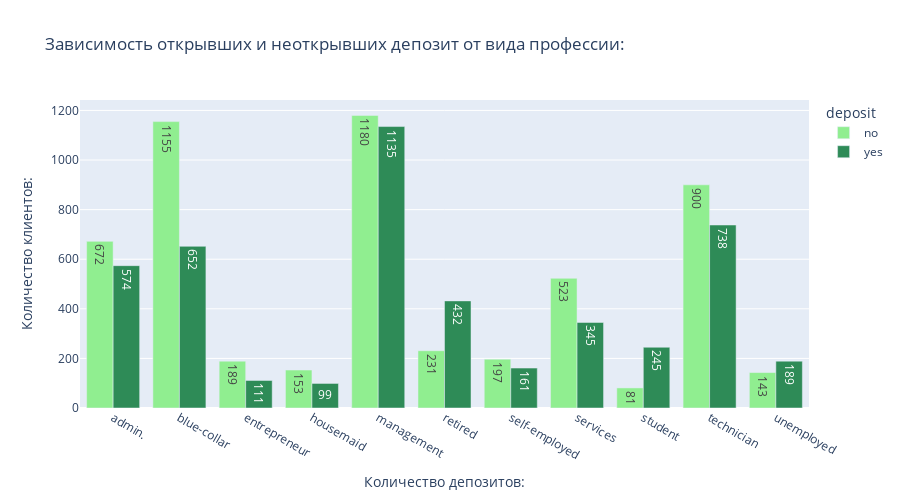

This figure's notebook cell:
### Code cell
# Создаем сводную таблицу:

df_job = data.pivot_table(index = 'job',
    columns = 'deposit',
    values = 'education',
    aggfunc = 'count'
    )

# Построим многоуровневую столбчатую диаграмму:
fig = px.bar(df_job,
    barmode = 'group',
    # Заголовок графика:
    title = '''Зависимость открывших и неоткрывших
депозит от вида профессии:''',
    # Цвет графика:
    color_discrete_sequence = ['lightgreen', 'seagreen'],
    # Высота графика:
    height = 500,
    # Выведем количество наблюдений в каждом столбце:
    text_auto = True
    )
# Присваиваем заголовки осей координат:
fig.update_xaxes(title_text = 'Количество депозитов:')
fig.update_yaxes(title_text = 'Количество клиентов:')
# Выводим результат на экран:
fig.show()

### Figure 1 — Plotly figure (JSON) as saved in the notebook; plotly's stock layout.template omitted (floating-point values rounded to 4 significant figures)
{"data": [{"alignmentgroup": "True", "hovertemplate": "deposit=no<br>job=%{x}<br>value=%{y}<extra></extra>", "legendgroup": "no", "marker": {"color": "lightgreen", "pattern": {"shape": ""}}, "name": "no", "offsetgroup": "no", "orientation": "v", "showlegend": true, "textposition": "auto", "texttemplate": "%{y}", "type": "bar", "x": ["admin.", "blue-collar", "entrepreneur", "housemaid", "management", "retired", "self-employed", "services", "student", "technician", "unemployed"], "xaxis": "x", "y": [672, 1155, 189, 153, 1180, 231, 197, 523, 81, 900, 143], "yaxis": "y"}, {"alignmentgroup": "True", "hovertemplate": "deposit=yes<br>job=%{x}<br>value=%{y}<extra></extra>", "legendgroup": "yes", "marker": {"color": "seagreen", "pattern": {"shape": ""}}, "name": "yes", "offsetgroup": "yes", "orientation": "v", "showlegend": true, "textposition": "auto", "texttemplate": "%{y}", "type": "bar", "x": ["admin.", "blue-collar", "entrepreneur", "housemaid", "management", "retired", "self-employed", "services", "student", "technician", "unemployed"], "xaxis": "x", "y": [574, 652, 111, 99, 1135, 432, 161, 345, 245, 738, 189], "yaxis": "y"}], "layout": {"barmode": "group", "height": 500, "legend": {"title": {"text": "deposit"}, "tracegroupgap": 0}, "title": {"text": "Зависимость открывших и неоткрывших\nдепозит от вида профессии:"}, "xaxis": {"anchor": "y", "domain": [0, 1], "title": {"text": "Количество депозитов:"}}, "yaxis": {"anchor": "x", "domain": [0, 1], "title": {"text": "Количество клиентов:"}}}}
